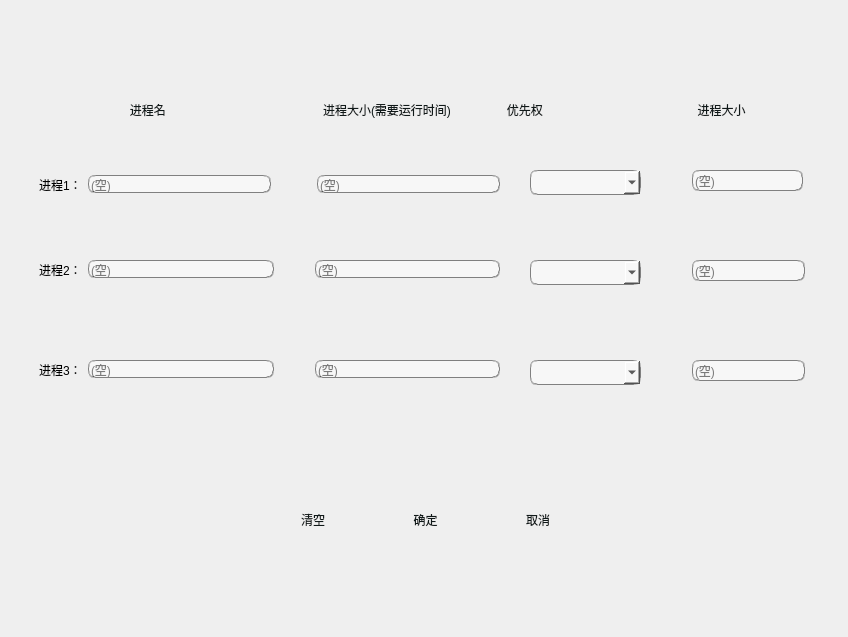
<?xml version="1.0" encoding="UTF-8"?>
<ui version="4.0">
 <class>AddNewProcessDialog</class>
 <widget class="QWidget" name="AddNewProcessDialog">
  <property name="geometry">
   <rect>
    <x>0</x>
    <y>0</y>
    <width>848</width>
    <height>637</height>
   </rect>
  </property>
  <property name="windowTitle">
   <string>Form</string>
  </property>
  <widget class="QWidget" name="horizontalLayoutWidget">
   <property name="geometry">
    <rect>
     <x>120</x>
     <y>89</y>
     <width>514</width>
     <height>41</height>
    </rect>
   </property>
   <layout class="QHBoxLayout" name="horizontalLayout">
    <item>
     <widget class="QLabel" name="label">
      <property name="styleSheet">
       <string notr="true">background-color: qlineargradient(spread:pad, x1:0.52, y1:1, x2:0.54, y2:0, 
stop:0.0112994 rgba(52, 52, 52, 155), 
stop:1 rgba(156, 155, 25, 25));
color: rgb(16, 25, 25);
 
border:0px groove gray;border-radius:
7px;
font: 12pt &quot;华文行楷&quot;;</string>
      </property>
      <property name="text">
       <string>   进程名</string>
      </property>
     </widget>
    </item>
    <item>
     <spacer name="horizontalSpacer">
      <property name="orientation">
       <enum>Qt::Horizontal</enum>
      </property>
      <property name="sizeType">
       <enum>QSizePolicy::Fixed</enum>
      </property>
      <property name="sizeHint" stdset="0">
       <size>
        <width>60</width>
        <height>20</height>
       </size>
      </property>
     </spacer>
    </item>
    <item>
     <widget class="QLabel" name="label_2">
      <property name="styleSheet">
       <string notr="true">background-color: qlineargradient(spread:pad, x1:0.52, y1:1, x2:0.54, y2:0, 
stop:0.0112994 rgba(52, 52, 52, 155), 
stop:1 rgba(156, 155, 25, 25));
color: rgb(16, 25, 25);
 
border:0px groove gray;border-radius:
7px;
font: 12pt &quot;华文行楷&quot;;</string>
      </property>
      <property name="text">
       <string>进程大小(需要运行时间)</string>
      </property>
     </widget>
    </item>
    <item>
     <spacer name="horizontalSpacer_2">
      <property name="orientation">
       <enum>Qt::Horizontal</enum>
      </property>
      <property name="sizeType">
       <enum>QSizePolicy::Fixed</enum>
      </property>
      <property name="sizeHint" stdset="0">
       <size>
        <width>30</width>
        <height>20</height>
       </size>
      </property>
     </spacer>
    </item>
    <item>
     <widget class="QLabel" name="label_3">
      <property name="styleSheet">
       <string notr="true">background-color: qlineargradient(spread:pad, x1:0.52, y1:1, x2:0.54, y2:0, 
stop:0.0112994 rgba(52, 52, 52, 155), 
stop:1 rgba(156, 155, 25, 25));
color: rgb(16, 25, 25);
 
border:0px groove gray;border-radius:
7px;
font: 12pt &quot;华文行楷&quot;;</string>
      </property>
      <property name="text">
       <string>   优先权</string>
      </property>
     </widget>
    </item>
   </layout>
  </widget>
  <widget class="QWidget" name="horizontalLayoutWidget_2">
   <property name="geometry">
    <rect>
     <x>39</x>
     <y>149</y>
     <width>461</width>
     <height>71</height>
    </rect>
   </property>
   <layout class="QHBoxLayout" name="horizontalLayout_2">
    <item>
     <widget class="QLabel" name="label_4">
      <property name="styleSheet">
       <string notr="true">font: 9pt &quot;华文行楷&quot;;</string>
      </property>
      <property name="text">
       <string>进程1：</string>
      </property>
     </widget>
    </item>
    <item>
     <widget class="QLineEdit" name="Name1lineEdit">
      <property name="sizePolicy">
       <sizepolicy hsizetype="Expanding" vsizetype="Fixed">
        <horstretch>0</horstretch>
        <verstretch>0</verstretch>
       </sizepolicy>
      </property>
      <property name="styleSheet">
       <string notr="true">
background-color: rgb(247, 247, 247);
border:1px groove gray;
border-radius:
7px;;
font: 10pt &quot;Candara&quot;;</string>
      </property>
      <property name="text">
       <string/>
      </property>
      <property name="placeholderText">
       <string>(空)</string>
      </property>
     </widget>
    </item>
    <item>
     <spacer name="horizontalSpacer_4">
      <property name="orientation">
       <enum>Qt::Horizontal</enum>
      </property>
      <property name="sizeType">
       <enum>QSizePolicy::Fixed</enum>
      </property>
      <property name="sizeHint" stdset="0">
       <size>
        <width>40</width>
        <height>20</height>
       </size>
      </property>
     </spacer>
    </item>
    <item>
     <widget class="QLineEdit" name="Time1lineEdit">
      <property name="styleSheet">
       <string notr="true">
background-color: rgb(247, 247, 247);
border:1px groove gray;
border-radius:
7px;;
font: 10pt &quot;Candara&quot;;</string>
      </property>
      <property name="placeholderText">
       <string>(空)</string>
      </property>
     </widget>
    </item>
   </layout>
  </widget>
  <widget class="QWidget" name="horizontalLayoutWidget_3">
   <property name="geometry">
    <rect>
     <x>39</x>
     <y>219</y>
     <width>461</width>
     <height>101</height>
    </rect>
   </property>
   <layout class="QHBoxLayout" name="horizontalLayout_3">
    <item>
     <widget class="QLabel" name="label_5">
      <property name="styleSheet">
       <string notr="true">font: 9pt &quot;华文行楷&quot;;</string>
      </property>
      <property name="text">
       <string>进程2：</string>
      </property>
     </widget>
    </item>
    <item>
     <widget class="QLineEdit" name="Name2lineEdit">
      <property name="styleSheet">
       <string notr="true">
background-color: rgb(247, 247, 247);
border:1px groove gray;
border-radius:
7px;;
font: 10pt &quot;Candara&quot;;</string>
      </property>
      <property name="placeholderText">
       <string>(空)</string>
      </property>
     </widget>
    </item>
    <item>
     <spacer name="horizontalSpacer_5">
      <property name="orientation">
       <enum>Qt::Horizontal</enum>
      </property>
      <property name="sizeType">
       <enum>QSizePolicy::Fixed</enum>
      </property>
      <property name="sizeHint" stdset="0">
       <size>
        <width>35</width>
        <height>20</height>
       </size>
      </property>
     </spacer>
    </item>
    <item>
     <widget class="QLineEdit" name="Time2lineEdit">
      <property name="styleSheet">
       <string notr="true">
background-color: rgb(247, 247, 247);
border:1px groove gray;
border-radius:
7px;;
font: 10pt &quot;Candara&quot;;</string>
      </property>
      <property name="placeholderText">
       <string>(空)</string>
      </property>
     </widget>
    </item>
   </layout>
  </widget>
  <widget class="QWidget" name="horizontalLayoutWidget_4">
   <property name="geometry">
    <rect>
     <x>39</x>
     <y>319</y>
     <width>461</width>
     <height>101</height>
    </rect>
   </property>
   <layout class="QHBoxLayout" name="horizontalLayout_4">
    <item>
     <widget class="QLabel" name="label_6">
      <property name="styleSheet">
       <string notr="true">font: 9pt &quot;华文行楷&quot;;</string>
      </property>
      <property name="text">
       <string>进程3：</string>
      </property>
     </widget>
    </item>
    <item>
     <widget class="QLineEdit" name="Name3lineEdit">
      <property name="styleSheet">
       <string notr="true">
background-color: rgb(247, 247, 247);
border:1px groove gray;
border-radius:
7px;;
font: 10pt &quot;Candara&quot;;</string>
      </property>
      <property name="placeholderText">
       <string>(空)</string>
      </property>
     </widget>
    </item>
    <item>
     <spacer name="horizontalSpacer_6">
      <property name="orientation">
       <enum>Qt::Horizontal</enum>
      </property>
      <property name="sizeType">
       <enum>QSizePolicy::Fixed</enum>
      </property>
      <property name="sizeHint" stdset="0">
       <size>
        <width>35</width>
        <height>20</height>
       </size>
      </property>
     </spacer>
    </item>
    <item>
     <widget class="QLineEdit" name="Time3lineEdit">
      <property name="styleSheet">
       <string notr="true">
background-color: rgb(247, 247, 247);
border:1px groove gray;
border-radius:
7px;;
font: 10pt &quot;Candara&quot;;</string>
      </property>
      <property name="placeholderText">
       <string>(空)</string>
      </property>
     </widget>
    </item>
   </layout>
  </widget>
  <widget class="QWidget" name="horizontalLayoutWidget_5">
   <property name="geometry">
    <rect>
     <x>260</x>
     <y>480</y>
     <width>331</width>
     <height>80</height>
    </rect>
   </property>
   <layout class="QHBoxLayout" name="horizontalLayout_5">
    <item>
     <widget class="QPushButton" name="ClearpushButton">
      <property name="styleSheet">
       <string notr="true">background-color: qlineargradient(spread:pad, x1:0.52, y1:1, x2:0.54, y2:0, 
stop:0.0112994 rgba(52, 52, 52, 155), 
stop:1 rgba(156, 155, 25, 25));
color: rgb(16, 25, 25);
 
border:0px groove gray;border-radius:
7px;
font: 14pt &quot;华文行楷&quot;;</string>
      </property>
      <property name="text">
       <string>清空</string>
      </property>
     </widget>
    </item>
    <item>
     <widget class="QPushButton" name="SurepushButton">
      <property name="styleSheet">
       <string notr="true">background-color: qlineargradient(spread:pad, x1:0.52, y1:1, x2:0.54, y2:0, 
stop:0.0112994 rgba(52, 52, 52, 155), 
stop:1 rgba(156, 155, 25, 25));
color: rgb(16, 25, 25);
 
border:0px groove gray;border-radius:
7px;
font: 14pt &quot;华文行楷&quot;;</string>
      </property>
      <property name="text">
       <string>确定</string>
      </property>
     </widget>
    </item>
    <item>
     <widget class="QPushButton" name="CancelpushButton">
      <property name="styleSheet">
       <string notr="true">background-color: qlineargradient(spread:pad, x1:0.52, y1:1, x2:0.54, y2:0, 
stop:0.0112994 rgba(52, 52, 52, 155), 
stop:1 rgba(156, 155, 25, 25));
color: rgb(16, 25, 25);
 
border:0px groove gray;border-radius:
7px;
font: 14pt &quot;华文行楷&quot;;</string>
      </property>
      <property name="text">
       <string>取消</string>
      </property>
     </widget>
    </item>
   </layout>
  </widget>
  <widget class="QComboBox" name="Pri1comboBox">
   <property name="geometry">
    <rect>
     <x>530</x>
     <y>170</y>
     <width>111</width>
     <height>25</height>
    </rect>
   </property>
   <property name="sizePolicy">
    <sizepolicy hsizetype="Fixed" vsizetype="Fixed">
     <horstretch>0</horstretch>
     <verstretch>0</verstretch>
    </sizepolicy>
   </property>
   <property name="minimumSize">
    <size>
     <width>0</width>
     <height>0</height>
    </size>
   </property>
   <property name="styleSheet">
    <string notr="true">
background-color: rgb(247, 247, 247);
border:1px groove gray;
border-radius:
7px;;
font: 10pt &quot;Candara&quot;;</string>
   </property>
  </widget>
  <widget class="QComboBox" name="Pri2comboBox">
   <property name="geometry">
    <rect>
     <x>530</x>
     <y>260</y>
     <width>111</width>
     <height>25</height>
    </rect>
   </property>
   <property name="sizePolicy">
    <sizepolicy hsizetype="Fixed" vsizetype="Fixed">
     <horstretch>0</horstretch>
     <verstretch>0</verstretch>
    </sizepolicy>
   </property>
   <property name="styleSheet">
    <string notr="true">
background-color: rgb(247, 247, 247);
border:1px groove gray;
border-radius:
7px;;
font: 10pt &quot;Candara&quot;;</string>
   </property>
  </widget>
  <widget class="QComboBox" name="Pri3comboBox">
   <property name="geometry">
    <rect>
     <x>530</x>
     <y>360</y>
     <width>111</width>
     <height>25</height>
    </rect>
   </property>
   <property name="sizePolicy">
    <sizepolicy hsizetype="Fixed" vsizetype="Fixed">
     <horstretch>0</horstretch>
     <verstretch>0</verstretch>
    </sizepolicy>
   </property>
   <property name="styleSheet">
    <string notr="true">
background-color: rgb(247, 247, 247);
border:1px groove gray;
border-radius:
7px;;
font: 10pt &quot;Candara&quot;;</string>
   </property>
  </widget>
  <widget class="QLabel" name="label_7">
   <property name="geometry">
    <rect>
     <x>691</x>
     <y>94</y>
     <width>101</width>
     <height>31</height>
    </rect>
   </property>
   <property name="styleSheet">
    <string notr="true">background-color: qlineargradient(spread:pad, x1:0.52, y1:1, x2:0.54, y2:0, 
stop:0.0112994 rgba(52, 52, 52, 155), 
stop:1 rgba(156, 155, 25, 25));
color: rgb(16, 25, 25);
 
border:0px groove gray;border-radius:
7px;
font: 12pt &quot;华文行楷&quot;;</string>
   </property>
   <property name="text">
    <string>  进程大小</string>
   </property>
  </widget>
  <widget class="QLineEdit" name="Size1lineEdit">
   <property name="geometry">
    <rect>
     <x>692</x>
     <y>170</y>
     <width>111</width>
     <height>21</height>
    </rect>
   </property>
   <property name="styleSheet">
    <string notr="true">background-color: rgb(247, 247, 247);
border:1px groove gray;
border-radius:
7px;;
font: 10pt &quot;Candara&quot;;</string>
   </property>
   <property name="placeholderText">
    <string>(空)</string>
   </property>
  </widget>
  <widget class="QLineEdit" name="Size2lineEdit">
   <property name="geometry">
    <rect>
     <x>692</x>
     <y>260</y>
     <width>113</width>
     <height>21</height>
    </rect>
   </property>
   <property name="styleSheet">
    <string notr="true">background-color: rgb(247, 247, 247);
border:1px groove gray;
border-radius:
7px;;
font: 10pt &quot;Candara&quot;;</string>
   </property>
   <property name="placeholderText">
    <string>(空)</string>
   </property>
  </widget>
  <widget class="QLineEdit" name="Size3lineEdit">
   <property name="geometry">
    <rect>
     <x>692</x>
     <y>360</y>
     <width>113</width>
     <height>21</height>
    </rect>
   </property>
   <property name="styleSheet">
    <string notr="true">background-color: rgb(247, 247, 247);
border:1px groove gray;
border-radius:
7px;;
font: 10pt &quot;Candara&quot;;</string>
   </property>
   <property name="placeholderText">
    <string>(空)</string>
   </property>
  </widget>
 </widget>
 <resources/>
 <connections/>
</ui>
